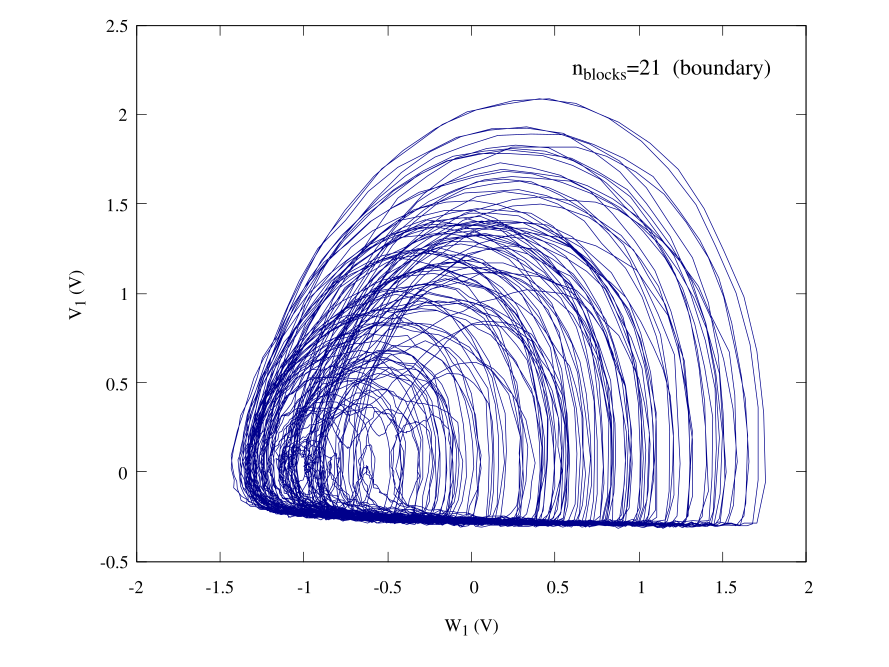

This figure's gnuplot source:
set terminal qt persist
set termoption font "Times,10"
set border lw 0.5

set label at graph 0.65,0.925 "n_{blocks}=21  (boundary)" font ",12"
set xlabel "W_1 (V)"
set ylabel "V_1 (V)"
set size ratio 0.8
set xrange [-2:2]
set yrange [-0.5:2.5]
plot "21_blocks_avg.dat" u ($3*10):($2*10) every ::0::10000 w l notitle lc "dark-blue" lw 0.5
